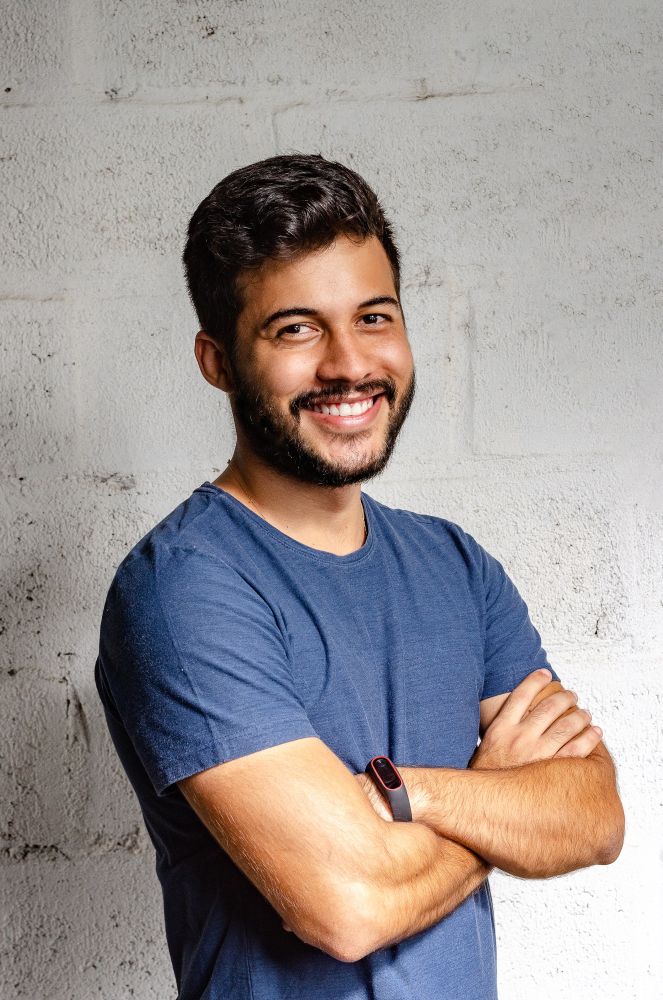
#> input picture arms-crossed-confident-facial-expression-2379004.jpg, 1987 x 3000 px, given in place of the camera (shown at 1/3 size)
$ jupyter execute 'eye image collection.ipynb'
#> lines starting #> are read from the running program, lines starting #| are printed output that depends on the picture; after the words box and inside, x2 and y2 are one past the last pixel; in counts of white or black regions, pixels touching at a corner belong together
#> further down, frame is the input picture: shape (3000, 1987, 3); mean B, G, R 148, 148.6, 155.8
[cell 1]
import cv2

[cell 2]
face_classifier = cv2.CascadeClassifier("haarcascade_eye.xml")

[cell 3]
def face_extractor(img):
    gray = cv2.cvtColor(img,cv2.COLOR_BGR2GRAY)
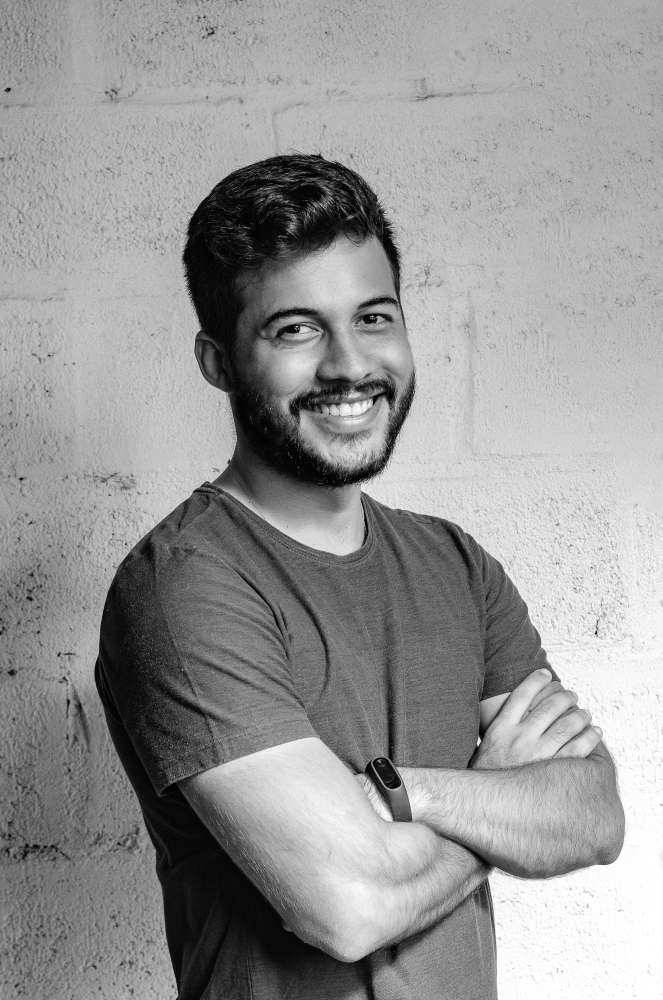
#> gray: shape (3000, 1987) (shown at 1/3 size); min 0, max 255, mean 150.7
    faces = face_classifier.detectMultiScale(gray,1.3,5)
#> faces = [[1048, 895, 136, 136]]

    if faces is ():
        return None
    for (x,y,w,h) in faces:
        cropped_face = img[y:y+h,x:x+w]
        return cropped_face
#> this loop made 1 pass
#> pass 1, in face_extractor, `cropped_face = img[y:y+h,x:x+w]`:
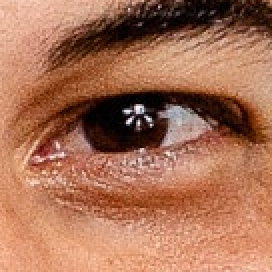
#> cropped_face: shape (136, 136, 3) (shown 2 times larger); mean B, G, R 85.6, 112.2, 167.9


cap = cv2.VideoCapture(0)
count = 0

while True:
    check,frame = cap.read()
    if face_extractor(frame) is not None:
        count += 1
#> count = 1
#> the loop in face_extractor, `for (x,y,w,h) in faces:` made 1 pass
        face = cv2.resize(face_extractor(frame),(200,200))
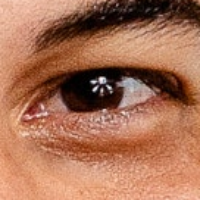
#> face: shape (200, 200, 3); mean B, G, R 85.4, 112, 167.8
        face = cv2.cvtColor(face,cv2.COLOR_BGR2GRAY)
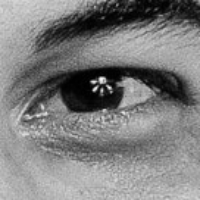
#> face: shape (200, 200); min 0, max 244, mean 125.7

        file_name_path = "/home/v-nitin.gupta/Desktop/opencv/eyes reco/"+str(count)+'.jpg'
        cv2.imwrite(file_name_path,face)

        cv2.putText(face,str(count),(50,50),cv2.FONT_HERSHEY_COMPLEX,1,(0,255,0),2)
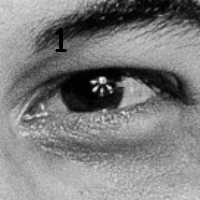
#> face: shape (200, 200); 0.31% of pixels changed, all inside (x1, y1, x2, y2) = (55, 28, 67, 52)
        cv2.imshow('Face Cropper',face)
    else:
        print("Face not Found ")
        pass

    if cv2.waitKey(1)==13 or count ==100:
#> (key Esc is pressed here)
        break

cap.release()
cv2.destroyAllWindows
print("Sample collected")
